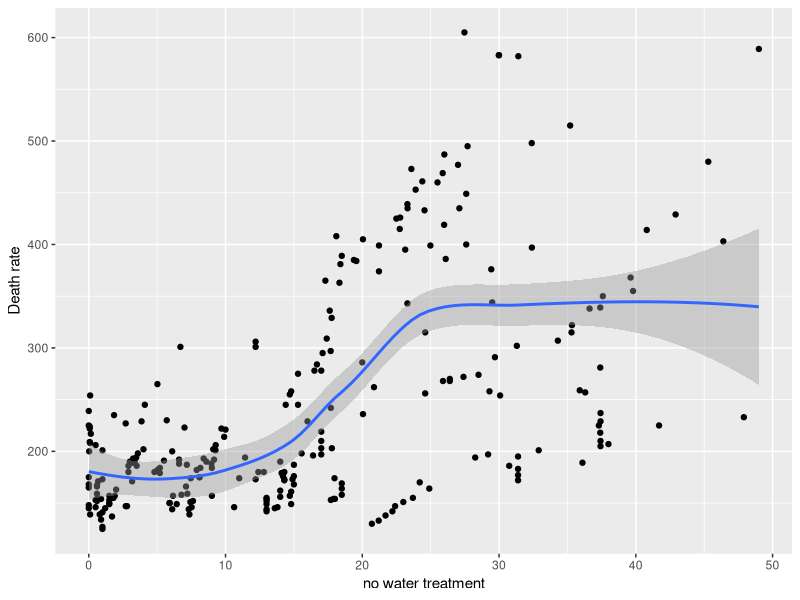
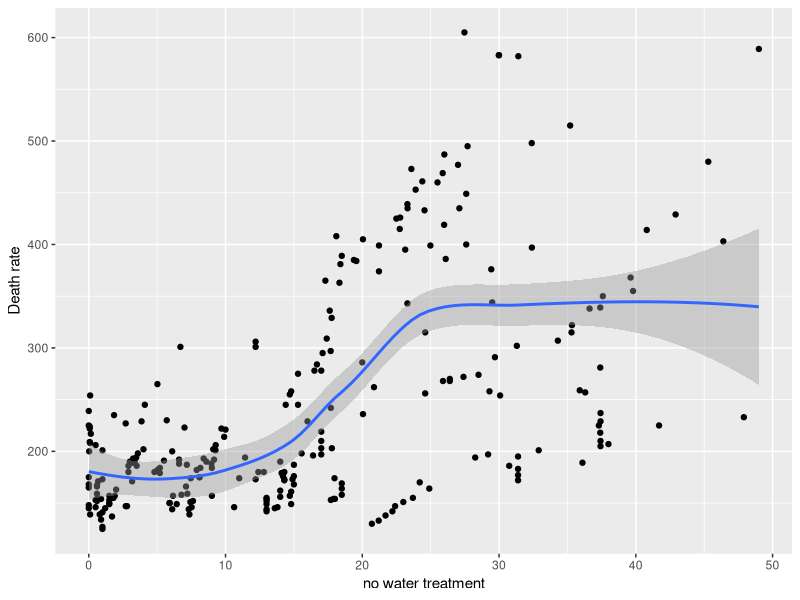
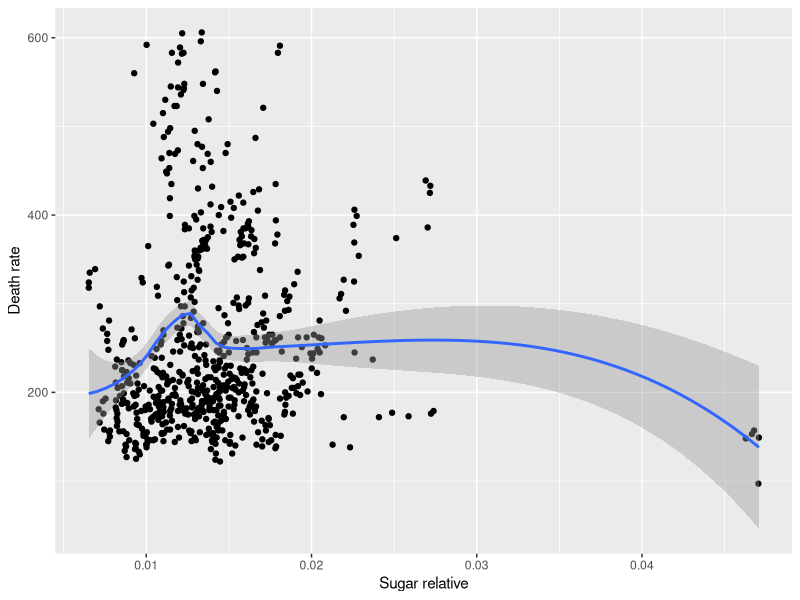
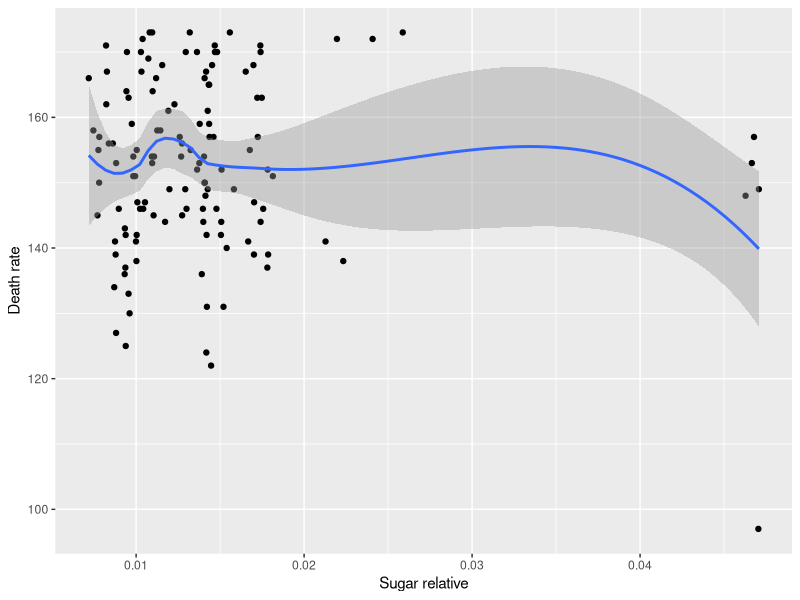
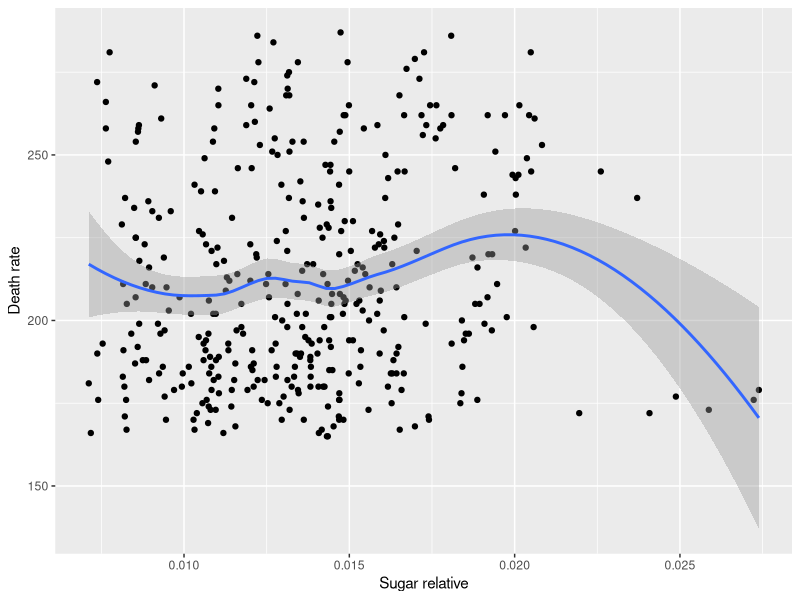
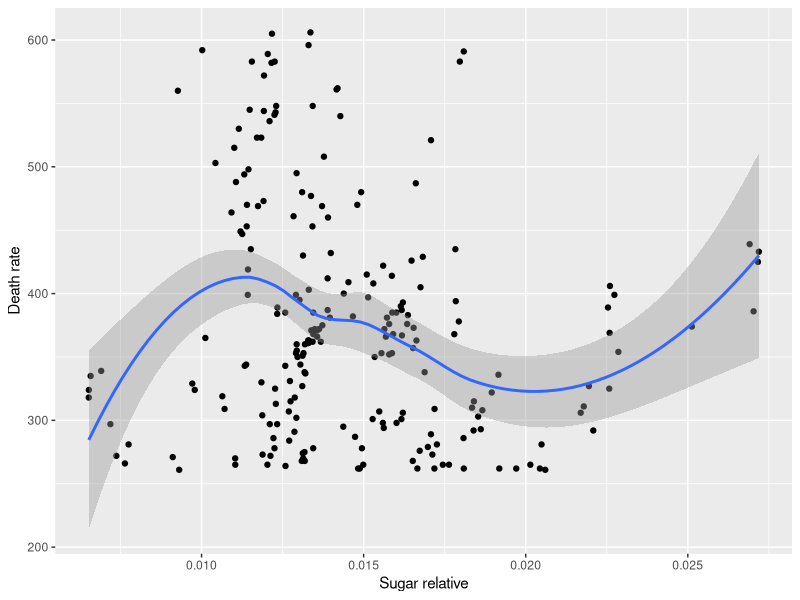
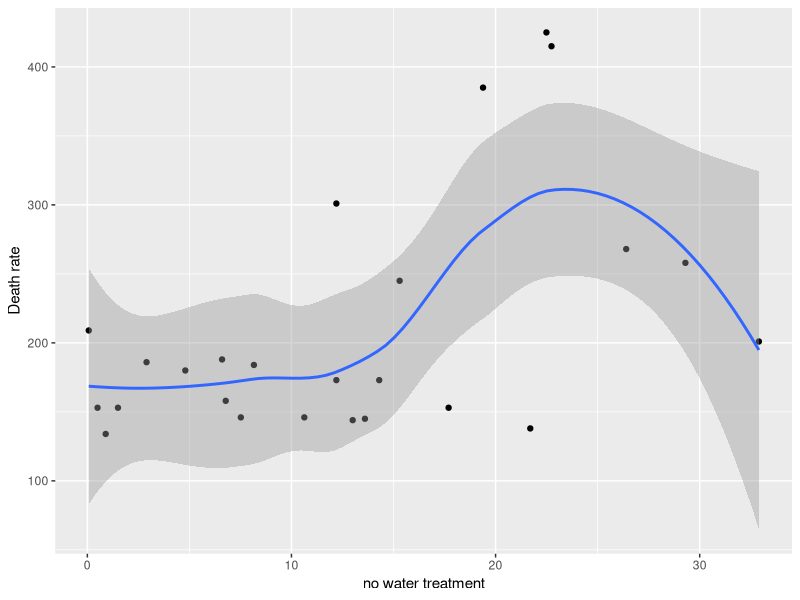
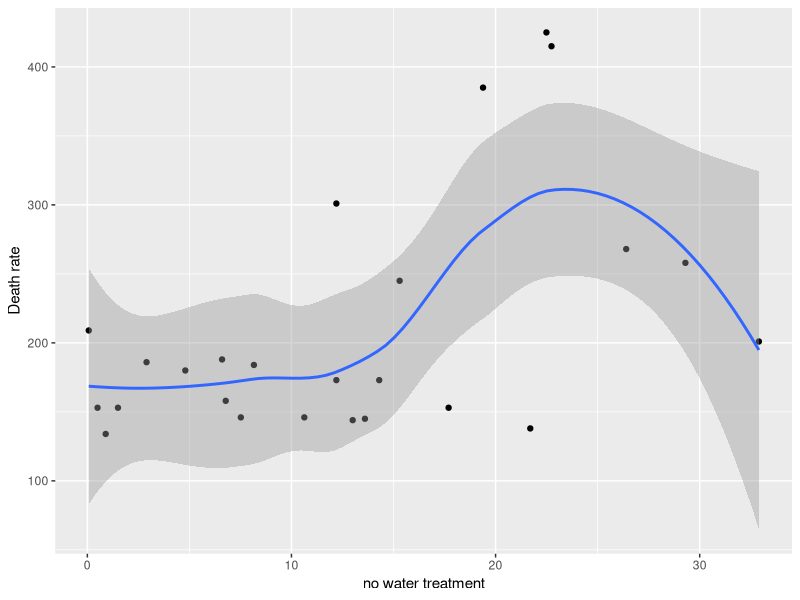

These figures' R source, in order:
## ---- chunk 1
rm(list = ls())
library(ggplot2)
library(dplyr)
library(tidyr)
Merged <- data.frame(read.csv("Merged_health_data.csv"))
Merged[,1] <- NULL

## ---- chunk 2
#Cutoffs for Death_rate filtering
death_rate_upper_quan <- 0.975
death_rate_bottom_quan <- 0
death_rate_bottom_cutoff = quantile(Merged$Death_rate, death_rate_bottom_quan)
death_rate_upper_cutoff = quantile(Merged$Death_rate, death_rate_upper_quan)

Merged <-   mutate(Merged,Fat_relative = Fat_supply / Calories_supply) %>% mutate(Protein_relative = Protein_supply / Calories_supply) %>% mutate(Sugar_relative = Sugar_supply / Calories_supply) %>% mutate(Vegetable_relative = Vegetable_supply / Calories_supply) %>% mutate(Fruit_relative = Fruit_supply / Calories_supply) %>% mutate(Car_to_public_transport = Car_transport / Public_transport) %>% mutate(Water_treatment_revised = 100 - no_water_treatment)

Merged_filtered <- Merged %>% filter(Death_rate >= death_rate_bottom_cutoff,Death_rate <= death_rate_upper_cutoff)
column_names <- colnames(Merged)

## ---- chunk 3
variable_idx <- 41 #this should be >= 4 (first three columns are Country, Year and Death_rate - the target variable) and <= 49 (total number of columns in Merged dataset)

variable_name <- column_names[variable_idx]


Pair <- Merged[c(1:3, variable_idx)] %>% drop_na() %>% rename(Variable = variable_name)
country_names <- unique(Pair$Country)



Pair_filtered <-  Merged_filtered[c(1:3, variable_idx)] %>% drop_na() %>% rename(Variable = variable_name)


# Plot both the filtered and unfiltered versions
ggplot(data = Pair_filtered) + geom_point( aes(x = Variable,y = Death_rate))  +geom_smooth(aes(x = Variable,y = Death_rate)) + xlab(gsub("_", " ",variable_name)) + ylab("Death rate")
ggplot(data = Pair) + geom_point( aes(x = Variable,y = Death_rate))  +geom_smooth(aes(x = Variable,y = Death_rate)) + xlab(gsub("_", " ",variable_name)) + ylab("Death rate")
## ---- chunk 4

# Don't run this - skip directly to next code chunk

relevant <- Merged_filtered[,c(3,25)] %>% drop_na() # manually pick variables to keep for regression
relevant_bottom25 <- relevant %>% filter(Death_rate <= quantile(relevant$Death_rate,0.25))
relevant_mid50 <- relevant %>% filter(Death_rate < quantile(relevant$Death_rate,0.75), Death_rate > quantile(relevant$Death_rate,0.25))
relevant_top25 <- relevant %>% filter(Death_rate >= quantile(relevant$Death_rate,0.75))
Merged_scaled <- data.frame(scale(relevant, center = TRUE, scale = TRUE))
Merged_scaled_bottom25 <- data.frame(scale(relevant_bottom25, center = TRUE, scale = TRUE))
Merged_scaled_mid50 <- data.frame(scale(relevant_mid50, center = TRUE, scale = TRUE))
Merged_scaled_top25 <- data.frame(scale(relevant_top25, center = TRUE, scale = TRUE))
Merged_scaled$Death_rate <- relevant$Death_rate
Merged_scaled_bottom25$Death_rate <- relevant_bottom25$Death_rate
Merged_scaled_mid50$Death_rate <- relevant_mid50$Death_rate
Merged_scaled_top25$Death_rate <- relevant_top25$Death_rate


g <-lm(Death_rate ~ ., data= Merged_scaled)
g_bottom25 <-lm(Death_rate ~ ., data= Merged_scaled_bottom25)
g_mid50 <-lm(Death_rate ~ ., data= Merged_scaled_mid50)
g_top25 <-lm(Death_rate ~ ., data= Merged_scaled_top25)
summary(g)
summary(g_bottom25)
summary(g_mid50)
summary(g_top25)


## ---- chunk 5
all_coef <- NULL
all_residuals <- NULL
all_coef_bottom25 <- NULL
all_residuals_bottom25 <- NULL
all_coef_mid50 <- NULL
all_residuals_mid50 <- NULL
all_coef_top25 <- NULL
all_residuals_top25 <- NULL

for (i in 4:length(Merged)){
  relevant <- Merged_filtered[,c(3,i)] %>% drop_na() # manually pick variables to keep for regression
  relevant_bottom25 <- relevant %>% filter(Death_rate <= quantile(relevant$Death_rate,0.25))
  relevant_mid50 <- relevant %>% filter(Death_rate < quantile(relevant$Death_rate,0.75), Death_rate > quantile(relevant$Death_rate,0.25))
  relevant_top25 <- relevant %>% filter(Death_rate >= quantile(relevant$Death_rate,0.75))
  Merged_scaled <- data.frame(scale(relevant, center = TRUE, scale = TRUE))
  Merged_scaled_bottom25 <- data.frame(scale(relevant_bottom25, center = TRUE, scale = TRUE))
  Merged_scaled_mid50 <- data.frame(scale(relevant_mid50, center = TRUE, scale = TRUE))
  Merged_scaled_top25 <- data.frame(scale(relevant_top25, center = TRUE, scale = TRUE))
  Merged_scaled$Death_rate <- relevant$Death_rate
  Merged_scaled_bottom25$Death_rate <- relevant_bottom25$Death_rate
  Merged_scaled_mid50$Death_rate <- relevant_mid50$Death_rate
  Merged_scaled_top25$Death_rate <- relevant_top25$Death_rate


  g <-lm(Death_rate ~ ., data= Merged_scaled)
  g_bottom25 <-lm(Death_rate ~ ., data= Merged_scaled_bottom25)
  g_mid50 <-lm(Death_rate ~ ., data= Merged_scaled_mid50)
  g_top25 <-lm(Death_rate ~ ., data= Merged_scaled_top25)
  
  all_coef <- rbind(all_coef, g$coefficients)
  res <- g$residuals
  corr <- cor.test(relevant$Death_rate,relevant[,2])
  corr <- corr$estimate
  all_residuals <- rbind(all_residuals, c(sd(res),summary(g)$r.squared,corr))
  
  all_coef_bottom25 <- rbind(all_coef_bottom25, g_bottom25$coefficients)
  res <- g_bottom25$residuals
  corr <- cor.test(relevant_bottom25$Death_rate,relevant_bottom25[,2])
  corr <- corr$estimate
  all_residuals_bottom25 <- rbind(all_residuals_bottom25, c(sd(res),summary(g_bottom25)$r.squared,corr))
  
  all_coef_mid50 <- rbind(all_coef_mid50, g_mid50$coefficients)
  res <- g_mid50$residuals
  corr <- cor.test(relevant_mid50$Death_rate,relevant_mid50[,2])
  corr <- corr$estimate
  all_residuals_mid50 <- rbind(all_residuals_mid50, c(sd(res),summary(g_mid50)$r.squared,corr))
  
  all_coef_top25 <- rbind(all_coef_top25, g_top25$coefficients)
  res <- g_top25$residuals
  corr <- cor.test(relevant_top25$Death_rate,relevant_top25[,2])
  corr <- corr$estimate
  all_residuals_top25 <- rbind(all_residuals_top25, c(sd(res),summary(g_top25)$r.squared,corr))
}
Variable <- column_names[4:length(column_names)]

all_coef <- as.data.frame(all_coef) %>% rename(Variable_coef = Alcohol_consumption,Intercept_coef = "(Intercept)") %>% cbind(Variable)
all_coef_bottom25 <- as.data.frame(all_coef_bottom25) %>% rename(Variable_coef = Alcohol_consumption,Intercept_coef = "(Intercept)") %>% cbind(Variable)
all_coef_mid50 <- as.data.frame(all_coef_mid50) %>% rename(Variable_coef = Alcohol_consumption,Intercept_coef = "(Intercept)") %>% cbind(Variable)
all_coef_top25 <- as.data.frame(all_coef_top25) %>% rename(Variable_coef = Alcohol_consumption,Intercept_coef = "(Intercept)") %>% cbind(Variable)

#mean_sd <- sd(Merged_scaled$Death_rate - mean(Merged_scaled$Death_rate))
#mean_sd_bottom25 <- sd(Merged_scaled_bottom25$Death_rate - mean(Merged_scaled_bottom25$Death_rate))
#mean_sd_mid50 <- sd(Merged_scaled_mid50$Death_rate - mean(Merged_scaled_mid50$Death_rate))
#mean_sd_top25 <- sd(Merged_scaled_top25$Death_rate - mean(Merged_scaled_top25$Death_rate))

all_residuals <- as.data.frame(all_residuals) %>% rename(Variable_sd = V1, Mul_R_sq = V2) %>% cbind(Variable) #%>% mutate(Explained_sd = 1 - Variable_sd/mean_sd)
all_residuals_bottom25 <- as.data.frame(all_residuals_bottom25) %>% rename(Variable_sd = V1, Mul_R_sq = V2) %>% cbind(Variable) #%>% mutate(Explained_sd = 1 - Variable_sd/mean_sd_bottom25)
all_residuals_mid50 <- as.data.frame(all_residuals_mid50) %>% rename(Variable_sd = V1, Mul_R_sq = V2) %>% cbind(Variable) #%>% mutate(Explained_sd = 1 - Variable_sd/mean_sd_mid50)
all_residuals_top25 <- as.data.frame(all_residuals_top25) %>% rename(Variable_sd = V1, Mul_R_sq = V2) %>% cbind(Variable) #%>% mutate(Explained_sd = 1 - Variable_sd/mean_sd_top25)


measures <- left_join(all_coef,all_residuals, by = c("Variable" = "Variable"))
measures_bottom25 <- left_join(all_coef_bottom25,all_residuals_bottom25, by = c("Variable" = "Variable"))
measures_mid50 <- left_join(all_coef_mid50,all_residuals_mid50, by = c("Variable" = "Variable"))
measures_top25 <- left_join(all_coef_top25,all_residuals_top25, by = c("Variable" = "Variable"))

measures <- measures[, c(3, 1, 2, 6, 4, 5)]
measures_bottom25 <- measures_bottom25[, c(3, 1, 2, 6, 4, 5)]
measures_mid50 <- measures_mid50[, c(3, 1, 2, 6, 4, 5)]
measures_top25 <- measures_top25[, c(3, 1, 2, 6, 4, 5)]
## ---- chunk 6
measures_names <- colnames(measures)
measures_names <- measures_names[-c(1,2)]

Top_factors <- data.frame(matrix(ncol = length(measures_names), nrow = nrow(measures)))
Top_factors_bottom25 <- data.frame(matrix(ncol = length(measures_names), nrow = nrow(measures)))
Top_factors_mid50 <- data.frame(matrix(ncol = length(measures_names), nrow = nrow(measures)))
Top_factors_top25 <- data.frame(matrix(ncol = length(measures_names), nrow = nrow(measures)))

colnames(Top_factors) <- measures_names
colnames(Top_factors_bottom25) <- measures_names
colnames(Top_factors_mid50) <- measures_names
colnames(Top_factors_top25) <- measures_names

#Order variables by each of the measures computed (so as to pick the most important factors according to each measure)

Top_factors['Variable_coef'] <- Variable[order(abs(measures$Variable_coef), decreasing = TRUE)]
Top_factors['cor'] <- Variable[order(abs(measures$cor), decreasing = TRUE)]
Top_factors['Variable_sd'] <- Variable[order(measures$Variable_sd, decreasing = FALSE)]
Top_factors['Mul_R_sq'] <- Variable[order(measures$Mul_R_sq, decreasing = TRUE)]
#Top_factors['Explained_sd'] <- Variable[order(measures$Explained_sd, decreasing = TRUE)]

Top_factors_bottom25['Variable_coef'] <- Variable[order(abs(measures_bottom25$Variable_coef), decreasing = TRUE)]
Top_factors_bottom25['cor'] <- Variable[order(abs(measures_bottom25$cor), decreasing = TRUE)]
Top_factors_bottom25['Variable_sd'] <- Variable[order(measures_bottom25$Variable_sd, decreasing = FALSE)]
Top_factors_bottom25['Mul_R_sq'] <- Variable[order(measures_bottom25$Mul_R_sq, decreasing = TRUE)]
#Top_factors_bottom25['Explained_sd'] <- Variable[order(measures_bottom25$Explained_sd, decreasing = TRUE)]

Top_factors_mid50['Variable_coef'] <- Variable[order(abs(measures_mid50$Variable_coef), decreasing = TRUE)]
Top_factors_mid50['cor'] <- Variable[order(abs(measures_mid50$cor), decreasing = TRUE)]
Top_factors_mid50['Variable_sd'] <- Variable[order(measures_mid50$Variable_sd, decreasing = FALSE)]
Top_factors_mid50['Mul_R_sq'] <- Variable[order(measures_mid50$Mul_R_sq, decreasing = TRUE)]
#Top_factors_mid50['Explained_sd'] <- Variable[order(measures_mid50$Explained_sd, decreasing = TRUE)]

Top_factors_top25['Variable_coef'] <- Variable[order(abs(measures_top25$Variable_coef), decreasing = TRUE)]
Top_factors_top25['cor'] <- Variable[order(abs(measures_top25$cor), decreasing = TRUE)]
Top_factors_top25['Variable_sd'] <- Variable[order(measures_top25$Variable_sd, decreasing = FALSE)]
Top_factors_top25['Mul_R_sq'] <- Variable[order(measures_top25$Mul_R_sq, decreasing = TRUE)]
#Top_factors_top25['Explained_sd'] <- Variable[order(measures_top25$Explained_sd, decreasing = TRUE)]


#Keep only the top 15 factors from each column
Top_factors <- Top_factors[1:15,]
Top_factors_bottom25 <- Top_factors_bottom25[1:15,]
Top_factors_mid50 <- Top_factors_mid50[1:15,]
Top_factors_top25 <- Top_factors_top25[1:15,]


## ---- chunk 7
Var_name <- column_names[45] # pick variable to plot

Merged_filtered_bottom25 <- Merged_filtered %>% filter(Death_rate <= quantile(relevant$Death_rate,0.3))
Merged_filtered_mid50 <- Merged_filtered %>% filter(Death_rate < quantile(relevant$Death_rate,0.75), Death_rate > quantile(relevant$Death_rate,0.25))
Merged_filtered_top25 <- Merged_filtered %>% filter(Death_rate >= quantile(relevant$Death_rate,0.7))

ggplot(data = Merged_filtered) + geom_point( aes(x = Merged_filtered[[Var_name]],y = Death_rate))  +geom_smooth(aes(x = Merged_filtered[[Var_name]],y = Death_rate)) + xlab(gsub("_", " ",Var_name)) + ylab("Death rate")

ggplot(data = Merged_filtered_bottom25) + geom_point( aes(x = Merged_filtered_bottom25[[Var_name]],y = Death_rate))  +geom_smooth(aes(x = Merged_filtered_bottom25[[Var_name]],y = Death_rate)) + xlab(gsub("_", " ",Var_name)) + ylab("Death rate")

ggplot(data = Merged_filtered_mid50) + geom_point( aes(x = Merged_filtered_mid50[[Var_name]],y = Death_rate))  +geom_smooth(aes(x = Merged_filtered_mid50[[Var_name]],y = Death_rate)) + xlab(gsub("_", " ",Var_name)) + ylab("Death rate")

ggplot(data = Merged_filtered_top25) + geom_point( aes(x = Merged_filtered_top25[[Var_name]],y = Death_rate))  +geom_smooth(aes(x = Merged_filtered_top25[[Var_name]],y = Death_rate)) + xlab(gsub("_", " ",Var_name)) + ylab("Death rate")


## ---- chunk 8

all_coef_inv <- NULL
all_residuals_inv <- NULL
all_coef_bottom50_inv <- NULL
all_residuals_bottom50_inv <- NULL
all_coef_mid50_inv <- NULL
all_residuals_mid50_inv <- NULL
all_coef_top50_inv <- NULL
all_residuals_top50_inv <- NULL
distribution <- matrix(0, 46, 4)
distribution_bottom50 <- matrix(0, 46, 4)
distribution_mid50 <- matrix(0, 46, 4)
distribution_top50 <- matrix(0, 46, 4)

for (i in 4:length(Merged)){
  relevant <- Merged_filtered[,c(3,i)] %>% drop_na() # manually pick variables to keep for regression
  relevant_bottom50 <- relevant %>% filter(relevant[,2] <= quantile(relevant[,2],0.5))
  relevant_mid50 <- relevant %>% filter(relevant[,2] < quantile(relevant[,2],0.75), relevant[,2] > quantile(relevant[,2],0.25))
  relevant_top50 <- relevant %>% filter(relevant[,2] >= quantile(relevant[,2],0.5))
  
  
  distribution[i-3,1:3] <- quantile(relevant[,1],probs = c(0.25,0.5,0.75))
  distribution[i-3,4] <- mean(relevant[,1])

  distribution_bottom50[i-3,1:3] <- quantile(relevant_bottom50[,1],probs = c(0.25,0.5,0.75))
  distribution_bottom50[i-3,4] <- mean(relevant_bottom50[,1])
  
  distribution_mid50[i-3,1:3] <- quantile(relevant_mid50[,1],probs = c(0.25,0.5,0.75))
  distribution_mid50[i-3,4] <- mean(relevant_mid50[,1])
  
  distribution_top50[i-3,1:3] <- quantile(relevant_top50[,1],probs = c(0.25,0.5,0.75))
  distribution_top50[i-3,4] <- mean(relevant_top50[,1])
  
  Merged_scaled <- data.frame(scale(relevant, center = TRUE, scale = TRUE))
  Merged_scaled_bottom50 <- data.frame(scale(relevant_bottom50, center = TRUE, scale = TRUE))
  Merged_scaled_mid50 <- data.frame(scale(relevant_mid50, center = TRUE, scale = TRUE))
  Merged_scaled_top50 <- data.frame(scale(relevant_top50, center = TRUE, scale = TRUE))
  Merged_scaled$Death_rate <- relevant$Death_rate
  Merged_scaled_bottom50$Death_rate <- relevant_bottom50$Death_rate
  Merged_scaled_mid50$Death_rate <- relevant_mid50$Death_rate
  Merged_scaled_top50$Death_rate <- relevant_top50$Death_rate
  if (length(unique(Merged_scaled_bottom50[,2])) == 1){
    Merged_scaled_bottom50[,2] <- 1
  }
  if (length(unique(Merged_scaled_mid50[,2])) == 1){
    Merged_scaled_mid50[,2] <- 1
  }
  if (length(unique(Merged_scaled_top50[,2])) == 1){
    Merged_scaled_top50[,2] <- 1
  }
  g <-lm(Death_rate ~ ., data= Merged_scaled)
  g_bottom50 <-lm(Death_rate ~ ., data= Merged_scaled_bottom50)
  g_mid50 <-lm(Death_rate ~ ., data= Merged_scaled_mid50)
  g_top50 <-lm(Death_rate ~ ., data= Merged_scaled_top50)
  
  all_coef_inv <- rbind(all_coef_inv, g$coefficients)
  res <- g$residuals
  corr <- cor.test(relevant$Death_rate,relevant[,2])
  corr <- corr$estimate
  all_residuals_inv <- rbind(all_residuals_inv, c(sd(res),summary(g)$r.squared,corr))
  
  all_coef_bottom50_inv <- rbind(all_coef_bottom50_inv, g_bottom50$coefficients)
  res <- g_bottom50$residuals
  corr <- cor.test(relevant_bottom50$Death_rate,relevant_bottom50[,2])
  corr <- corr$estimate
  all_residuals_bottom50_inv <- rbind(all_residuals_bottom50_inv, c(sd(res),summary(g_bottom50)$r.squared,corr))
  
  all_coef_mid50_inv <- rbind(all_coef_mid50_inv, g_mid50$coefficients)
  res <- g_mid50$residuals
  corr <- cor.test(relevant_mid50$Death_rate,relevant_mid50[,2])
  corr <- corr$estimate
  all_residuals_mid50_inv <- rbind(all_residuals_mid50_inv, c(sd(res),summary(g_mid50)$r.squared,corr))
  
  all_coef_top50_inv <- rbind(all_coef_top50_inv, g_top50$coefficients)
  res <- g_top50$residuals
  corr <- cor.test(relevant_top50$Death_rate,relevant_top50[,2])
  corr <- corr$estimate
  all_residuals_top50_inv <- rbind(all_residuals_top50_inv, c(sd(res),summary(g_top50)$r.squared,corr))
} #end of for loop


Variable <- column_names[4:length(column_names)]

all_coef_inv <- as.data.frame(all_coef_inv) %>% rename(Variable_coef = Alcohol_consumption,Intercept_coef = "(Intercept)") %>% cbind(Variable)
all_coef_bottom50_inv <- as.data.frame(all_coef_bottom50_inv) %>% rename(Variable_coef = Alcohol_consumption,Intercept_coef = "(Intercept)") %>% cbind(Variable)
all_coef_mid50_inv <- as.data.frame(all_coef_mid50_inv) %>% rename(Variable_coef = Alcohol_consumption,Intercept_coef = "(Intercept)") %>% cbind(Variable)
all_coef_top50_inv <- as.data.frame(all_coef_top50_inv) %>% rename(Variable_coef = Alcohol_consumption,Intercept_coef = "(Intercept)") %>% cbind(Variable)

#MISTAKE! THIS SHOULD BE COMPUTED INSIDE THE FOR LOOP
#mean_sd <- sd(Merged_scaled$Death_rate - mean(Merged_scaled$Death_rate))
#mean_sd_bottom50 <- sd(Merged_scaled_bottom50$Death_rate - mean(Merged_scaled_bottom50$Death_rate))
#mean_sd_mid50 <- sd(Merged_scaled_mid50$Death_rate - mean(Merged_scaled_mid50$Death_rate))
#mean_sd_top50 <- sd(Merged_scaled_top50$Death_rate - mean(Merged_scaled_top50$Death_rate))

# explained variance is wrong
all_residuals_inv <- as.data.frame(all_residuals_inv) %>% rename(Variable_sd = V1, Mul_R_sq = V2) %>% cbind(Variable) #%>% mutate(Explained_sd = 1 - Variable_sd/mean_sd)
all_residuals_bottom50_inv <- as.data.frame(all_residuals_bottom50_inv) %>% rename(Variable_sd = V1, Mul_R_sq = V2) %>% cbind(Variable) #%>% mutate(Explained_sd = 1 - Variable_sd/mean_sd_bottom50)
all_residuals_mid50_inv <- as.data.frame(all_residuals_mid50_inv) %>% rename(Variable_sd = V1, Mul_R_sq = V2) %>% cbind(Variable) #%>% mutate(Explained_sd = 1 - Variable_sd/mean_sd_mid50)
all_residuals_top50_inv <- as.data.frame(all_residuals_top50_inv) %>% rename(Variable_sd = V1, Mul_R_sq = V2) %>% cbind(Variable)# %>% mutate(Explained_sd = 1 - Variable_sd/mean_sd_top50)


measures_inv <- left_join(all_coef_inv,all_residuals_inv, by = c("Variable" = "Variable")) %>% cbind(distribution) %>% rename(Q1 = 7,Median = 8, Q3 = 9, Mean = 10)
measures_bottom50_inv <- left_join(all_coef_bottom50_inv,all_residuals_bottom50_inv, by = c("Variable" = "Variable")) %>% cbind(distribution_bottom50) %>% rename(Q1 = 7,Median = 8, Q3 = 9, Mean = 10)
measures_mid50_inv <- left_join(all_coef_mid50_inv,all_residuals_mid50_inv, by = c("Variable" = "Variable")) %>% cbind(distribution_mid50) %>% rename(Q1 = 7,Median = 8, Q3 = 9, Mean = 10)
measures_top50_inv <- left_join(all_coef_top50_inv,all_residuals_top50_inv, by = c("Variable" = "Variable")) %>% cbind(distribution_top50) %>% rename(Q1 = 7,Median = 8, Q3 = 9, Mean = 10)


#measures_inv <- measures_inv[, c(3, 1, 2, 6, 4, 5, 7, 8, 9, 10)]
#measures_bottom50_inv <- measures_bottom50_inv[, c(3, 1, 2, 6, 4, 5, 7, 8, 9, 10)]
#measures_mid50_inv <- measures_mid50_inv[, c(3, 1, 2, 6, 4, 5, 7, 8, 9, 10)]
#measures_top50_inv <- measures_top50_inv[, c(3, 1, 2, 6, 4, 5, 7, 8, 9, 10)]
## ---- chunk 9
Q1_diff <- data.frame(matrix(ncol = 0, nrow = 46))
Q2_diff <- data.frame(matrix(ncol = 0, nrow = 46))
Q3_diff <- data.frame(matrix(ncol = 0, nrow = 46))
Mean_diff <- data.frame(matrix(ncol = 0, nrow = 46))


Q1_diff['Variable'] <- Variable
Q1_diff['bottom_mid'] <- measures_bottom50_inv$Q1 - measures_mid50_inv$Q1
Q1_diff['bottom_top'] <- measures_bottom50_inv$Q1 - measures_top50_inv$Q1
Q1_diff['mid_top'] <- measures_mid50_inv$Q1 - measures_top50_inv$Q1

Q2_diff['Variable'] <- Variable
Q2_diff['bottom_mid'] <- measures_bottom50_inv$Median - measures_mid50_inv$Median
Q2_diff['bottom_top'] <- measures_bottom50_inv$Median - measures_top50_inv$Median
Q2_diff['mid_top'] <- measures_mid50_inv$Median - measures_top50_inv$Median

Q3_diff['Variable'] <- Variable
Q3_diff['bottom_mid'] <- measures_bottom50_inv$Q3 - measures_mid50_inv$Q3
Q3_diff['bottom_top'] <- measures_bottom50_inv$Q3 - measures_top50_inv$Q3
Q3_diff['mid_top'] <- measures_mid50_inv$Q3 - measures_top50_inv$Q3

Mean_diff['Variable'] <- Variable
Mean_diff['bottom_mid'] <- measures_bottom50_inv$Mean - measures_mid50_inv$Mean
Mean_diff['bottom_top'] <- measures_bottom50_inv$Mean - measures_top50_inv$Mean
Mean_diff['mid_top'] <- measures_mid50_inv$Mean - measures_top50_inv$Mean
## ---- chunk 10
measures_names <- colnames(measures_inv)
#measures_names <- measures_names[-c(1,2)]

Top_factors_inv <- data.frame(matrix(ncol = length(Top_factors), nrow = nrow(measures_inv)))
Top_factors_bottom50_inv <- data.frame(matrix(ncol = length(Top_factors), nrow = nrow(measures_inv)))
Top_factors_mid50_inv <- data.frame(matrix(ncol = length(Top_factors), nrow = nrow(measures_inv)))
Top_factors_top50_inv <- data.frame(matrix(ncol = length(Top_factors), nrow = nrow(measures_inv)))

colnames(Top_factors_inv) <- colnames(Top_factors)
colnames(Top_factors_bottom50_inv) <- colnames(Top_factors)
colnames(Top_factors_mid50_inv) <- colnames(Top_factors)
colnames(Top_factors_top50_inv) <- colnames(Top_factors)


Top_factors_inv['Variable_coef'] <- Variable[order(abs(measures_inv$Variable_coef), decreasing = TRUE)]
Top_factors_inv['cor'] <- Variable[order(abs(measures_inv$cor), decreasing = TRUE)]
Top_factors_inv['Variable_sd'] <- Variable[order(measures_inv$Variable_sd, decreasing = FALSE)]
Top_factors_inv['Mul_R_sq'] <- Variable[order(measures_inv$Mul_R_sq, decreasing = TRUE)]
#Top_factors_inv['Explained_sd'] <- Variable[order(measures_inv$Explained_sd, decreasing = TRUE)]

Top_factors_bottom50_inv['Variable_coef'] <- Variable[order(abs(measures_bottom50_inv$Variable_coef), decreasing = TRUE)]
Top_factors_bottom50_inv['cor'] <- Variable[order(abs(measures_bottom50_inv$cor), decreasing = TRUE)]
Top_factors_bottom50_inv['Variable_sd'] <- Variable[order(measures_bottom50_inv$Variable_sd, decreasing = FALSE)]
Top_factors_bottom50_inv['Mul_R_sq'] <- Variable[order(measures_bottom50_inv$Mul_R_sq, decreasing = TRUE)]
#Top_factors_bottom50_inv['Explained_sd'] <- Variable[order(measures_bottom50_inv$Explained_sd, decreasing = TRUE)]

Top_factors_mid50_inv['Variable_coef'] <- Variable[order(abs(measures_mid50_inv$Variable_coef), decreasing = TRUE)]
Top_factors_mid50_inv['cor'] <- Variable[order(abs(measures_mid50_inv$cor), decreasing = TRUE)]
Top_factors_mid50_inv['Variable_sd'] <- Variable[order(measures_mid50_inv$Variable_sd, decreasing = FALSE)]
Top_factors_mid50_inv['Mul_R_sq'] <- Variable[order(measures_mid50_inv$Mul_R_sq, decreasing = TRUE)]
#Top_factors_mid50_inv['Explained_sd'] <- Variable[order(measures_mid50_inv$Explained_sd, decreasing = TRUE)]

Top_factors_top50_inv['Variable_coef'] <- Variable[order(abs(measures_top50_inv$Variable_coef), decreasing = TRUE)]
Top_factors_top50_inv['cor'] <- Variable[order(abs(measures_top50_inv$cor), decreasing = TRUE)]
Top_factors_top50_inv['Variable_sd'] <- Variable[order(measures_top50_inv$Variable_sd, decreasing = FALSE)]
Top_factors_top50_inv['Mul_R_sq'] <- Variable[order(measures_top50_inv$Mul_R_sq, decreasing = TRUE)]
#Top_factors_top50_inv['Explained_sd'] <- Variable[order(measures_top50_inv$Explained_sd, decreasing = TRUE)]

# Keep top 15 factors for each measure
Top_factors_inv <- Top_factors_inv[1:15,]
Top_factors_bottom50_inv <- Top_factors_bottom50_inv[1:15,]
Top_factors_mid50_inv <- Top_factors_mid50_inv[1:15,]
Top_factors_top50_inv <- Top_factors_top50_inv[1:15,]

## ---- chunk 11
Top_factors_dist_Q1 <- data.frame(matrix(ncol = 0, nrow = nrow(measures_inv)))
Top_factors_dist_Q2 <- data.frame(matrix(ncol = 0, nrow = nrow(measures_inv)))
Top_factors_dist_Q3 <- data.frame(matrix(ncol = 0, nrow = nrow(measures_inv)))
Top_factors_dist_mean <- data.frame(matrix(ncol = 0, nrow = nrow(measures_inv)))

Top_factors_dist_Q1['bottom_mid'] <- Variable[order(abs(Q1_diff$bottom_mid), decreasing = TRUE)]
Top_factors_dist_Q1['mid_top'] <- Variable[order(abs(Q1_diff$mid_top), decreasing = TRUE)]
Top_factors_dist_Q1['bottom_top'] <- Variable[order(abs(Q1_diff$bottom_top), decreasing = TRUE)]

Top_factors_dist_Q2['bottom_mid'] <- Variable[order(abs(Q2_diff$bottom_mid), decreasing = TRUE)]
Top_factors_dist_Q2['mid_top'] <- Variable[order(abs(Q2_diff$mid_top), decreasing = TRUE)]
Top_factors_dist_Q2['bottom_top'] <- Variable[order(abs(Q2_diff$bottom_top), decreasing = TRUE)]

Top_factors_dist_Q3['bottom_mid'] <- Variable[order(abs(Q3_diff$bottom_mid), decreasing = TRUE)]
Top_factors_dist_Q3['mid_top'] <- Variable[order(abs(Q3_diff$mid_top), decreasing = TRUE)]
Top_factors_dist_Q3['bottom_top'] <- Variable[order(abs(Q3_diff$bottom_top), decreasing = TRUE)]

Top_factors_dist_mean['bottom_mid'] <- Variable[order(abs(Mean_diff$bottom_mid), decreasing = TRUE)]
Top_factors_dist_mean['mid_top'] <- Variable[order(abs(Mean_diff$mid_top), decreasing = TRUE)]
Top_factors_dist_mean['bottom_top'] <- Variable[order(abs(Mean_diff$bottom_top), decreasing = TRUE)]

Top_factors_dist_Q1 <- Top_factors_dist_Q1[1:15,]
Top_factors_dist_Q2 <- Top_factors_dist_Q2[1:15,]
Top_factors_dist_Q3 <- Top_factors_dist_Q3[1:15,]
Top_factors_dist_mean <- Top_factors_dist_mean[1:15,]
## ---- chunk 12
counts <- Variable

Top_factors_freq_all <- data.frame(matrix(ncol = 0, nrow = length(Variable)))
Top_factors_freq_all['Variable'] <- Variable
Top_factors_freq_all['Frequency'] <- 0

#for bracketed datasets
Top_factors_freq <- data.frame(matrix(ncol = 0, nrow = length(Variable)))
Top_factors_freq['Variable'] <- Variable
Top_factors_freq['Frequency'] <- 0

Top_factors_freq_dist <- data.frame(matrix(ncol = 0, nrow = length(Variable)))
Top_factors_freq_dist['Variable'] <- Variable
Top_factors_freq_dist['Frequency'] <- 0

tmp_factors <- Top_factors[1:10,] #drop explained_sd column
tmp_freq = sapply(tmp_factors, function(x) {
  sapply(counts, function(y) {
    sum(grepl(y, x))
  })
})
tmp_freq <- rowSums(tmp_freq)
Top_factors_freq_all$Frequency <- Top_factors_freq_all$Frequency + tmp_freq

tmp_factors <- Top_factors_bottom25[1:10,] #drop explained_sd column
tmp_freq = sapply(tmp_factors, function(x) {
  sapply(counts, function(y) {
    sum(grepl(y, x))
  })
})
tmp_freq <- rowSums(tmp_freq)
Top_factors_freq$Frequency <- Top_factors_freq$Frequency + tmp_freq

tmp_factors <- Top_factors_mid50[1:10,] #drop explained_sd column
tmp_freq = sapply(tmp_factors, function(x) {
  sapply(counts, function(y) {
    sum(grepl(y, x))
  })
})
tmp_freq <- rowSums(tmp_freq)
Top_factors_freq$Frequency <- Top_factors_freq$Frequency + tmp_freq

tmp_factors <- Top_factors_top25[1:10,] #drop explained_sd column
tmp_freq = sapply(tmp_factors, function(x) {
  sapply(counts, function(y) {
    sum(grepl(y, x))
  })
})
tmp_freq <- rowSums(tmp_freq)
Top_factors_freq$Frequency <- Top_factors_freq$Frequency + tmp_freq

tmp_factors <- Top_factors_inv[1:10,] #drop useless columns
tmp_freq = sapply(tmp_factors, function(x) {
  sapply(counts, function(y) {
    sum(grepl(y, x))
  })
})
tmp_freq <- rowSums(tmp_freq)
Top_factors_freq_all$Frequency <- Top_factors_freq_all$Frequency + tmp_freq

tmp_factors <- Top_factors_bottom50_inv[1:10,] #drop useless columns
tmp_freq = sapply(tmp_factors, function(x) {
  sapply(counts, function(y) {
    sum(grepl(y, x))
  })
})
tmp_freq <- rowSums(tmp_freq)
Top_factors_freq$Frequency <- Top_factors_freq$Frequency + tmp_freq

tmp_factors <- Top_factors_mid50_inv[1:10,] #drop useless columns
tmp_freq = sapply(tmp_factors, function(x) {
  sapply(counts, function(y) {
    sum(grepl(y, x))
  })
})
tmp_freq <- rowSums(tmp_freq)
Top_factors_freq$Frequency <- Top_factors_freq$Frequency + tmp_freq

tmp_factors <- Top_factors_top50_inv[1:10,] #drop useless columns
tmp_freq = sapply(tmp_factors, function(x) {
  sapply(counts, function(y) {
    sum(grepl(y, x))
  })
})
tmp_freq <- rowSums(tmp_freq)
Top_factors_freq$Frequency <- Top_factors_freq$Frequency + tmp_freq


#Distribution measures top factors
tmp_factors <- Top_factors_dist_Q1[1:10,] 
tmp_freq = sapply(tmp_factors, function(x) {
  sapply(counts, function(y) {
    sum(grepl(y, x))
  })
})
tmp_freq <- rowSums(tmp_freq)
Top_factors_freq_dist$Frequency <- Top_factors_freq_dist$Frequency + tmp_freq

tmp_factors <- Top_factors_dist_Q2[1:10,] 
tmp_freq = sapply(tmp_factors, function(x) {
  sapply(counts, function(y) {
    sum(grepl(y, x))
  })
})
tmp_freq <- rowSums(tmp_freq)
Top_factors_freq_dist$Frequency <- Top_factors_freq_dist$Frequency + tmp_freq

tmp_factors <- Top_factors_dist_Q3[1:10,] 
tmp_freq = sapply(tmp_factors, function(x) {
  sapply(counts, function(y) {
    sum(grepl(y, x))
  })
})
tmp_freq <- rowSums(tmp_freq)
Top_factors_freq_dist$Frequency <- Top_factors_freq_dist$Frequency + tmp_freq

tmp_factors <- Top_factors_dist_mean[1:10,] 
tmp_freq = sapply(tmp_factors, function(x) {
  sapply(counts, function(y) {
    sum(grepl(y, x))
  })
})
tmp_freq <- rowSums(tmp_freq)
Top_factors_freq_dist$Frequency <- Top_factors_freq_dist$Frequency + tmp_freq
## ---- chunk 13
year_to_keep <- 2016
Pair <- filter(Pair, Pair$Year == year_to_keep)
Pair_filtered <- filter(Pair_filtered, Pair_filtered$Year == year_to_keep)
ggplot(data = Pair_filtered) + geom_point( aes(x = Variable,y = Death_rate))  +geom_smooth(aes(x = Variable,y = Death_rate)) + xlab(gsub("_", " ",variable_name)) + ylab("Death rate")
ggplot(data = Pair) + geom_point( aes(x = Variable,y = Death_rate))  +geom_smooth(aes(x = Variable,y = Death_rate)) + xlab(gsub("_", " ",variable_name)) + ylab("Death rate")

## ---- chunk 14
country_to_keep <- country_names[13]
Pair2 <- filter(Pair, Pair$Country == country_to_keep)
Pair_filtered2 <- filter(Pair_filtered, Pair_filtered$Country == country_to_keep)
ggplot(data = Pair_filtered2) + geom_point( aes(x = Variable,y = Death_rate))  +geom_smooth(aes(x = Variable,y = Death_rate)) + xlab(gsub("_", " ",variable_name)) + ylab("Death rate")
ggplot(data = Pair2) + geom_point( aes(x = Variable,y = Death_rate))  +geom_smooth(aes(x = Variable,y = Death_rate)) + xlab(gsub("_", " ",variable_name)) + ylab("Death rate")

## ---- chunk 15
Pair_filtered_ordered <- Pair_filtered[order(Pair_filtered$Death_rate),]
Pair_ordered <- Pair[order(Pair$Variable),]
time = 1:length(Pair$Variable)
time_filtered = 1:length(Pair_filtered$Variable)
Pair_filtered_ordered$Variable <- scale(Pair_filtered_ordered$Variable)
Pair_filtered_ordered$Death_rate <- scale(Pair_filtered_ordered$Death_rate)

plot(time_filtered,Pair_filtered_ordered$Death_rate,type = 'l',col="red") 
lines(time_filtered, Pair_filtered_ordered$Variable, col="green", lwd=2)
#ggplot(data = Pair2) + geom_point( aes(x = Variable,y = Death_rate))  +geom_smooth(aes(x = Variable,y = Death_rate)) + xlab(gsub("_", " ",variable_name)) + ylab("Death rate")
## ---- chunk 16
write.csv(Top_factors_freq,'Top_factors_frequency_bracketed.csv')
write.csv(Top_factors_freq_all,'Top_factors_frequency_all.csv')
write.csv(Top_factors_freq_dist,'Top_factors_frequency_distribution.csv')
